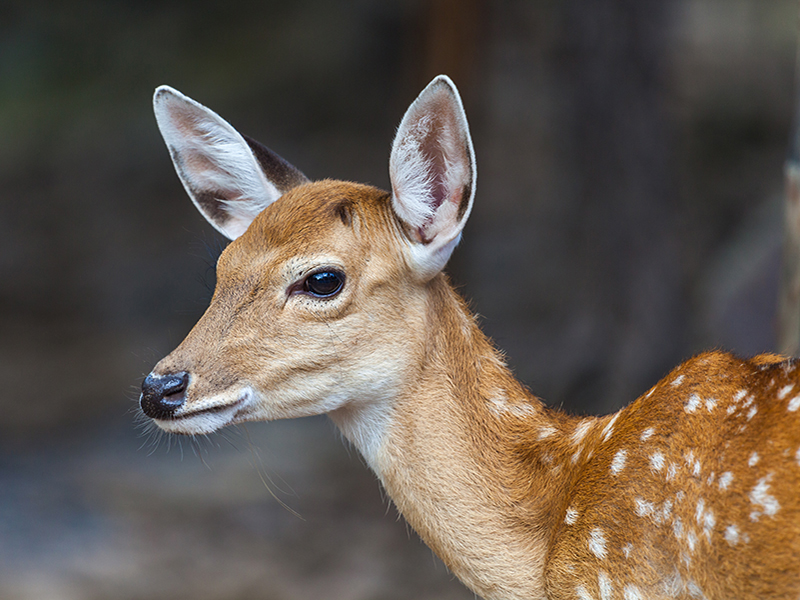
#> input picture Deer.jpg, 800 x 600 px, found by its file name
$ jupyter execute code.ipynb   (older library calls are emulated)
#> lines starting #> are read from the running program, lines starting #| are printed output that depends on the picture; long printed decimals are rounded
Install and import packages

[cell 1]
#%pip install opencv-python
#%pip install scikit-image
#%pip install matplotlib

import cv2
import matplotlib.pyplot as plt
import numpy as np
from skimage import io, color
from skimage.feature import graycomatrix, graycoprops, local_binary_pattern

## Task 1: SIFT vs ORB for Keypoint Detection
### Helper functions in the cell below

[cell 2]
# Function to load an image as grayscale.
def load_grayscale_img(image_path):
    # Read image as grayscale
#> called with image_path = 'Data/Deer.jpg'
    img = cv2.imread(image_path, cv2.IMREAD_GRAYSCALE)
#> img: shape (600, 800); min 0, max 255, mean 91.7

    # Ensure the image is loaded
    if img is None:
        print("Error: Unable to load image.")
        return
    else:
        return img

# Plot 1 image
def plot_one_image(img, title=""):
        plt.figure(figsize=(12, 6))
        plt.imshow(img, cmap='gray')
        plt.title(title)
        plt.axis('off')
        plt.show()

# Function to Plot to images side by side
def plot_two_images(img1, img2, title1 = "", title2 = ""):
    # Plot results
#> called with title1 = 'Original', title2 = 'Flipped'
    plt.figure(figsize=(12, 12))

    # Plot 1st image
    plt.subplot(1, 2, 1)
    plt.imshow(img1, cmap='gray')
    plt.title(title1)
    plt.axis('off')

    # Plot 2cnd Image
    plt.subplot(1, 2, 2)
    plt.imshow(img2, cmap='gray')
    plt.title(title2)
    plt.axis('off')

    # Show plot
    plt.show()
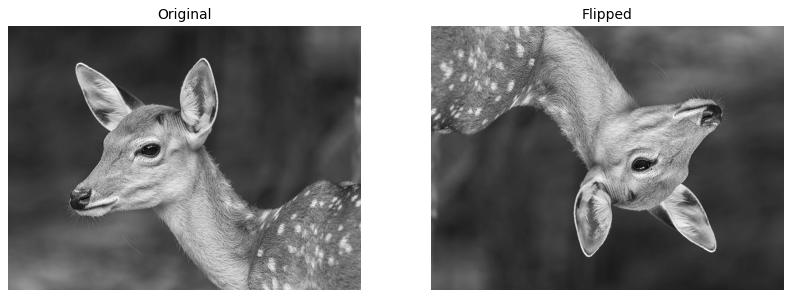
#> figure drawn by matplotlib, 2 panels


# Function to run SIFT and ORB functions to detect keypoints and extract descriptors
# Returns 3 arrays, each of size [1,1] containing:
#     [Orb Keypoints, Orb Descriptors]
#     [Sift Keypoints, Sift Descriptors]
#     [Time taken to create  [Orb Keypoints, Orb Descriptors], Time taken to create  [Sift Keypoints, Sift Descriptors] ]
def detect_and_draw_keypoints(img, keypoints = ''):
#> called with keypoints = ''
    if keypoints == '':
        # Initialize SIFT, ORB, using default number of keypoints
        sift = cv2.SIFT_create()
        orb = cv2.ORB_create()
    else:
        # Use passed number of keypoints
        sift = cv2.SIFT_create(keypoints)
        orb = cv2.ORB_create(keypoints)

    # Start timer for performace query
    sift_start_time = cv2.getTickCount()
    # Detect SIFT keypoints and compute descriptors
    sift_keypoints, sift_descriptors = sift.detectAndCompute(img, None)
#> sift_keypoints = 1703 keypoints; strongest (x, y, size): (300, 273, 2), (323, 283, 22.9), (445, 77, 3.4), (157, 89, 2.8)
    # Capture end time
    sift_end_time = cv2.getTickCount()
    # Calculate execution time
    sift_time_taken = (sift_end_time - sift_start_time) / cv2.getTickFrequency()

    # Start timer for performace query
    orb_start_time = cv2.getTickCount()
    # Detect Orb keypoints and compute descriptors
    orb_keypoints, orb_descriptors = orb.detectAndCompute(img, None)
#> orb_keypoints = 500 keypoints; strongest (x, y, size): (318, 278, 31), (156, 88, 31), (300, 272, 31), (157, 88, 44.6)
    # Capture end time
    orb_end_time = cv2.getTickCount()
    orb_time_taken = (orb_end_time - orb_start_time) / cv2.getTickFrequency()

    # Draw keypoints on the image
    img_sift = cv2.drawKeypoints(img, sift_keypoints, None, flags=cv2.DRAW_MATCHES_FLAGS_DRAW_RICH_KEYPOINTS)
    img_orb = cv2.drawKeypoints(img, orb_keypoints, None, flags=cv2.DRAW_MATCHES_FLAGS_DRAW_RICH_KEYPOINTS)

    # Plot the results
    plot_two_images(img_sift, img_orb, f'SIFT Keypoints: {len(sift_keypoints)}\n TIME Taken: {sift_time_taken}',  f'ORB Keypoints: {len(orb_keypoints)}\n TIME Taken:{orb_time_taken}')

    # Return ORB and SIFT keypoints and descriptors
    return [orb_keypoints, orb_descriptors], [sift_keypoints, sift_descriptors], [orb_time_taken, sift_time_taken]

### Feature Detection
Load and the deer image. Create a new image of the Deer flipped both horizontally and vertically.

[cell 3]
# Load images
deer1 = load_grayscale_img('Data/Deer.jpg')
# Flip Deer  both horizontally and vertically
deer2 = cv2.flip(deer1, -1)
# Show both images
plot_two_images(deer1, deer2, 'Original', 'Flipped')

#### Get the default number of ORB and SIFT outputs for both images

[cell 4]
# Get ORB and Sift descriptors and keypoints for both deer pictures
orb1, sift1, performance1 = detect_and_draw_keypoints(deer1)
#> orb1 = 2 items; sift1 = 2 items; performance1 = [0.0108, 0.295]
orb2, sift2, performance2 = detect_and_draw_keypoints(deer2)
#> call 2 of detect_and_draw_keypoints, with keypoints = ''
#> in detect_and_draw_keypoints (call 2), `sift_keypoints, sift_descriptors = sift.detectAndCompute(img, None)`: sift_keypoints = 1696 keypoints; strongest (x, y, size): (499, 326, 2), (476, 316, 23), (354, 522, 3.4), (643, 510, 2.8)
#> in detect_and_draw_keypoints (call 2), `orb_keypoints, orb_descriptors = orb.detectAndCompute(img, None)`: orb_keypoints = 500 keypoints; strongest (x, y, size): (481, 321, 31), (643, 511, 31), (499, 327, 31), (642, 511, 44.6)
#> in detect_and_draw_keypoints (call 2), `img_orb = cv2.drawKeypoints(img, orb_keypoints, None, flags=cv2.DRAW_M..`:
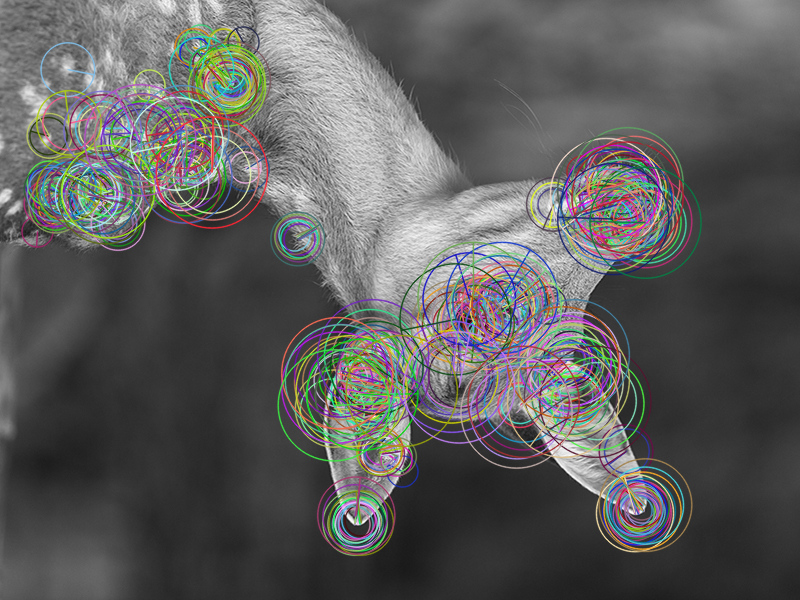
#> img_orb: shape (600, 800, 3); mean of channels 0, 1, 2 92.1, 92.9, 93.1; drawn as B, G, R
#> orb2 = 2 items; sift2 = 2 items; performance2 = [0.0111, 0.227]

print(performance1, performance2)
#| [0.01082, 0.2949] [0.01107, 0.2269]

SIFT Keypoints - Orginal Deer: 1703
SIFT Keypoints - Flipped Deer: 1696

ORB Keypoints - Orginal Deer: 500
ORB Keypoints - Flipped Deer: 500

#### Get a fixed number of keypoints

[cell 5]
# Get ORB and Sift descriptors and keypoints for both deer pictures
orb1, sift1, performance1 = detect_and_draw_keypoints(deer1, 50)
#> call 3 of detect_and_draw_keypoints, with keypoints = 50
#> in detect_and_draw_keypoints (call 3), `sift_keypoints, sift_descriptors = sift.detectAndCompute(img, None)`: sift_keypoints = 50 keypoints; strongest (x, y, size): (300, 273, 2), (323, 283, 22.9), (445, 77, 3.4), (157, 89, 2.8)
#> in detect_and_draw_keypoints (call 3), `orb_keypoints, orb_descriptors = orb.detectAndCompute(img, None)`: orb_keypoints = 50 keypoints; strongest (x, y, size): (318, 278, 31), (156, 88, 31), (300, 272, 31), (157, 88, 44.6)
#> in detect_and_draw_keypoints (call 3), `img_orb = cv2.drawKeypoints(img, orb_keypoints, None, flags=cv2.DRAW_M..`:
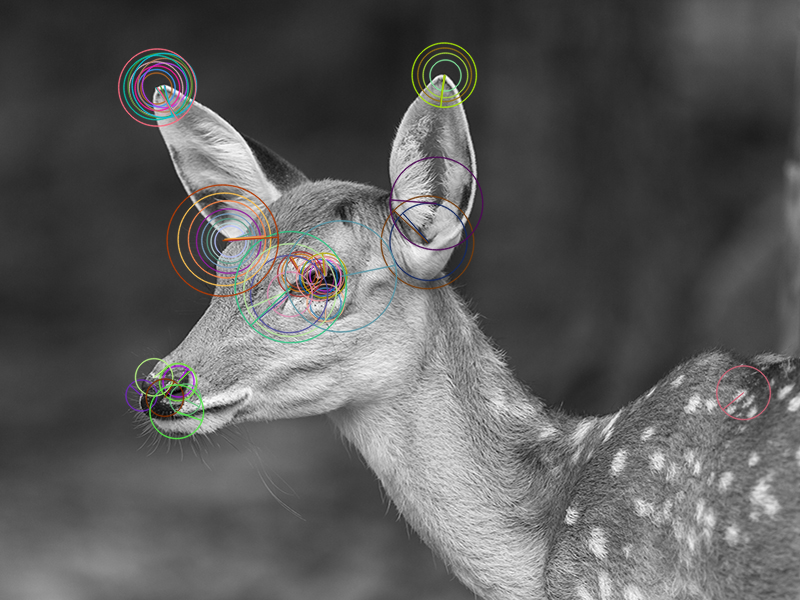
#> img_orb: shape (600, 800, 3); mean of channels 0, 1, 2 91.6, 92, 92.3; drawn as B, G, R
#> performance1 = [0.00935, 0.178]
orb2, sift2, performance2 = detect_and_draw_keypoints(deer2, 50)
#> call 4 of detect_and_draw_keypoints, with keypoints = 50
#> in detect_and_draw_keypoints (call 4), `sift_keypoints, sift_descriptors = sift.detectAndCompute(img, None)`: sift_keypoints = 51 keypoints; strongest (x, y, size): (499, 326, 2), (476, 316, 23), (354, 522, 3.4), (643, 510, 2.8)
#> in detect_and_draw_keypoints (call 4), `orb_keypoints, orb_descriptors = orb.detectAndCompute(img, None)`: orb_keypoints = 50 keypoints; strongest (x, y, size): (481, 321, 31), (643, 511, 31), (499, 327, 31), (642, 511, 44.6)
#> in detect_and_draw_keypoints (call 4), `img_orb = cv2.drawKeypoints(img, orb_keypoints, None, flags=cv2.DRAW_M..`:
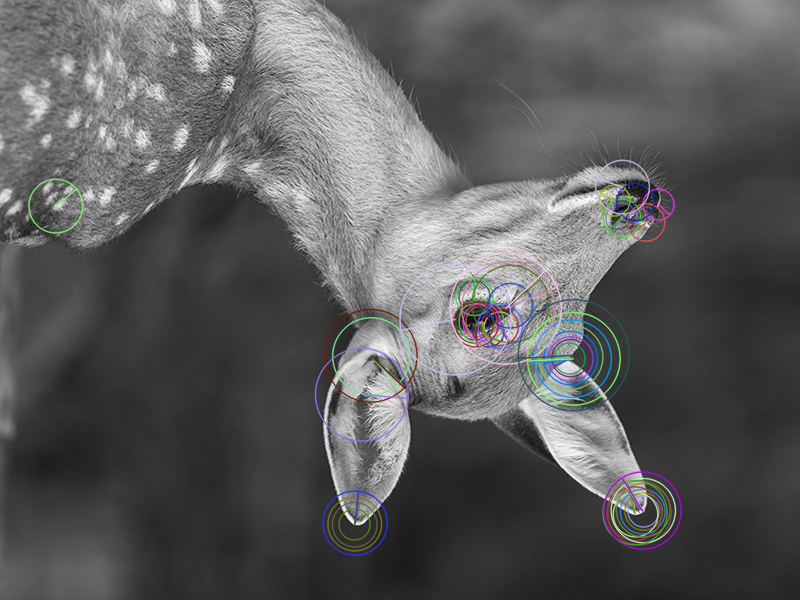
#> img_orb: shape (600, 800, 3); mean of channels 0, 1, 2 92.3, 92, 91.9; drawn as B, G, R
#> performance2 = [0.0145, 0.163]

### Brute Force Match

[cell 6]
def bf_match(img1, img2,orb1, orb2, sift1, sift2):
    # create BFMatcher object
    orb_bf = cv2.BFMatcher(cv2.NORM_HAMMING, crossCheck=True)
    sift_bf = cv2.BFMatcher(cv2.NORM_L1, crossCheck=True)
    # Match descriptors
    orb_descriptor_matches = orb_bf.match(orb1[1],orb2[1])
#> orb_descriptor_matches = 50 matches
    sift_descriptor_matches = sift_bf.match(sift1[1],sift2[1])
#> sift_descriptor_matches = 45 matches

    # Draw first matches
    orb_matches = cv2.drawMatches(img1, orb1[0], img2, orb2[0], orb_descriptor_matches[:-1], None, flags=cv2.DrawMatchesFlags_NOT_DRAW_SINGLE_POINTS)
    sift_matches = cv2.drawMatches(img1, sift1[0], img2, sift2[0], sift_descriptor_matches[:-1], None, flags=cv2.DrawMatchesFlags_NOT_DRAW_SINGLE_POINTS)
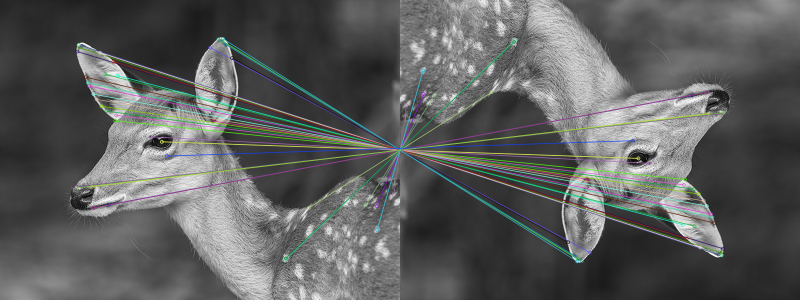
#> sift_matches: shape (600, 1600, 3) (shown at 1/2 size); mean of channels 0, 1, 2 93, 93.9, 92.6; drawn as B, G, R

    # Plot ORB match lines
    plt.figure(figsize=(12, 6))
    plt.subplot(1, 1, 1)
    plt.imshow(orb_matches)
    plt.title('Orb Matches')
    plt.axis('off')
    plt.show()

    # Plot SIFT match lines
    plt.figure(figsize=(12, 6))
    plt.subplot(1, 1, 1)
    plt.imshow(sift_matches)
    plt.title('SIFT matches')
    plt.axis('off')

    plt.show()


# Call the function
bf_match(deer1, deer2, orb1, orb2, sift1, sift2)

## Task 2: GLCM vs LBP for Texture Analysis
### Compute Local Binary Patterns

[cell 7]
# Load tiger image
image = load_grayscale_img('Data/Tiger-1.jpg')
#> call 2 of load_grayscale_img, with image_path = 'Data/Tiger-1.jpg'
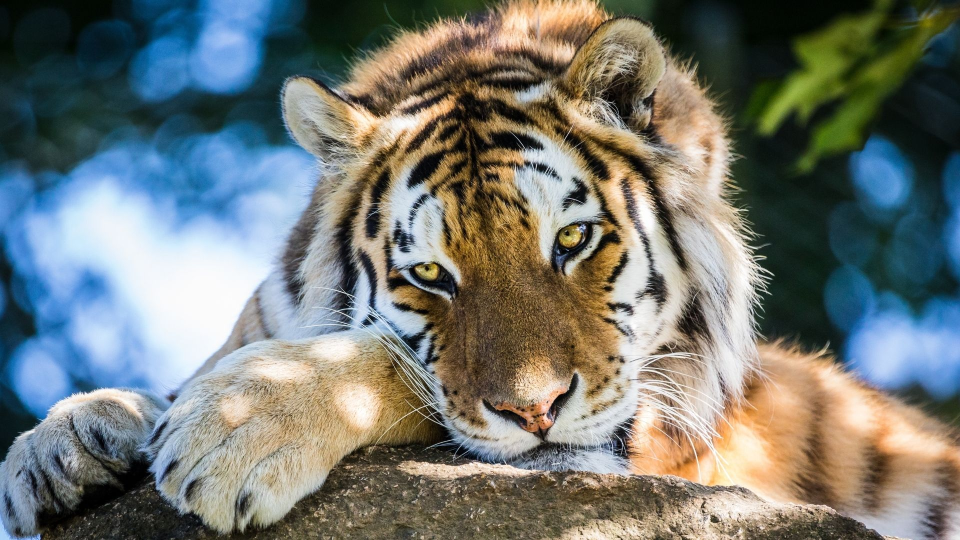
#> input picture Tiger-1.jpg, 1920 x 1080 px, found by its file name (shown at 1/2 size)
#> in load_grayscale_img (call 2), `img = cv2.imread(image_path, cv2.IMREAD_GRAYSCALE)`:
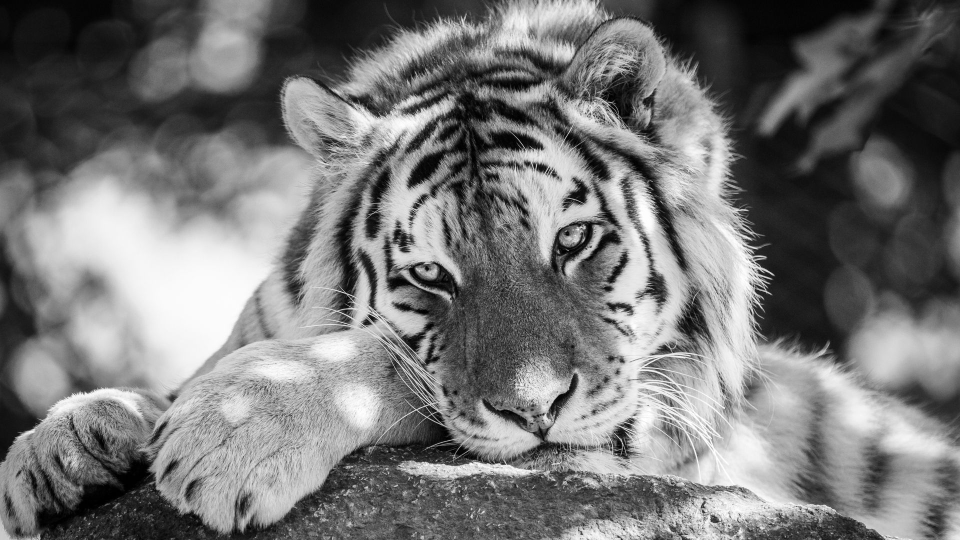
#> img: shape (1080, 1920) (shown at 1/2 size); min 0, max 255, mean 118.7
plot_one_image(image, "Tiger")

def draw_lbp_texture(image, p=24, r=3, meth = 'default'):
    # Start performance timer
#> called with p = 24, r = 3, meth = 'default'
    start_time = cv2.getTickCount()
    # Calculate local binary patterns, with p Points with radius of r
    lbp = local_binary_pattern(image, P = p, R = r, method = meth)
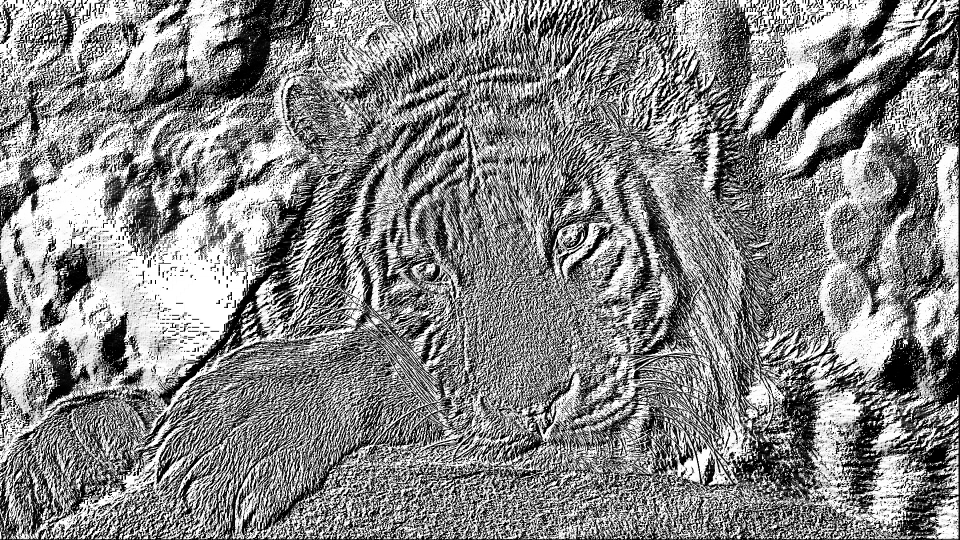
#> lbp: shape (1080, 1920) float64 (shown at 1/2 size); min 0, max 16777215, mean 8894076.9; drawn with min black and max white
    # End timer
    end_time = cv2.getTickCount()
    # Calculate execution time
    time_taken = (end_time - start_time) / cv2.getTickFrequency()

    # Plot
    plt.figure(figsize=(12, 6))
    plt.imshow(lbp, cmap='gray')
    plt.title("LBP Image")
    plt.axis('off')
    plt.show()

    print(f'Time take for LBP calculations: {time_taken} seconds')
draw_lbp_texture(image)

The LBP method shows the texture and shading(?) of the deer fur. we can see the fine hairs in the deers ears and whiskers under the chin, and  how the fur thickens down the body.
This method is also revealing more details about the background. The original image's background was blurred, but in the LBP texture image, we can see some vertical lines that I believe are trees.

### GLCM

[cell 8]
PATCH_SIZE=21

# select some patches from lighter areas of the image
# Rock Texture
texture1_location = [(1000, 800), (980,1000), [1000,250]]
texture1_patches = []
for loc in texture1_location:
    texture1_patches.append(
        image[loc[0] : loc[0] + PATCH_SIZE, loc[1] : loc[1] + PATCH_SIZE]
    )
#> after the loop, texture1_patches = 3 items

# Fur texture
texture2_location = [(300,800), (350,1000), (175,880)]
texture2_patches = []
for loc in texture2_location:
    texture2_patches.append(
        image[loc[0] : loc[0] + PATCH_SIZE, loc[1] : loc[1] + PATCH_SIZE]
    )
#> after the loop, texture2_patches = 3 items

# compute some GLCM properties each patch
xs = []
ys = []
for patch in texture1_patches + texture2_patches:
    glcm = graycomatrix(
        patch, distances=[5], angles=[0], levels=256, symmetric=True, normed=True
    )
    xs.append(graycoprops(glcm, 'dissimilarity')[0, 0])
    ys.append(graycoprops(glcm, 'correlation')[0, 0])
#> this loop made 6 passes
#> after the loop, xs = [22.35, 20.73, 13.45, 31.99, 26.82, 37.83]; ys = [0.368, 0.345, 0.0773, 0.466, 0.103, 0.0405]

# create the figure
fig = plt.figure(figsize=(8, 8))

# display original image with locations of patches
ax = fig.add_subplot(1, 1, 1)
ax.imshow(image, cmap=plt.cm.gray, vmin=0, vmax=255)
for y, x in texture1_location:
    ax.plot(x + PATCH_SIZE / 2, y + PATCH_SIZE / 2, 'rs')
for y, x in texture2_location:
    ax.plot(x + PATCH_SIZE / 2, y + PATCH_SIZE / 2, 'bs')
ax.set_xlabel('Texture Patches')
ax.set_xticks([])
ax.set_yticks([])
ax.axis('image')

plt.show()
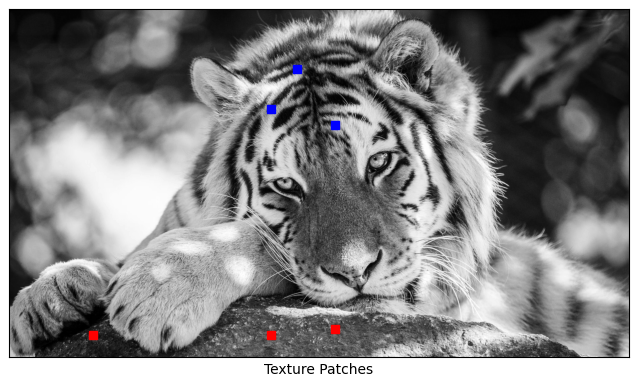
#> figure drawn by matplotlib, 1 panel

[cell 9]
# create the figure
fig = plt.figure(figsize=(6,6))
# for each patch, plot (dissimilarity, correlation)
ax = fig.add_subplot(1,1,1)
ax.plot(xs[: len(texture1_patches)], ys[: len(texture1_patches)], 'ro', label='Rock Texture')
ax.plot(xs[len(texture1_patches) :], ys[len(texture1_patches) :], 'bo', label='Tiger Texture')
ax.set_xlabel('GLCM Dissimilarity')
ax.set_ylabel('GLCM Correlation')
ax.legend(loc='upper left')
plt.title('LCM Correlation & Dissimilarity')
plt.show()
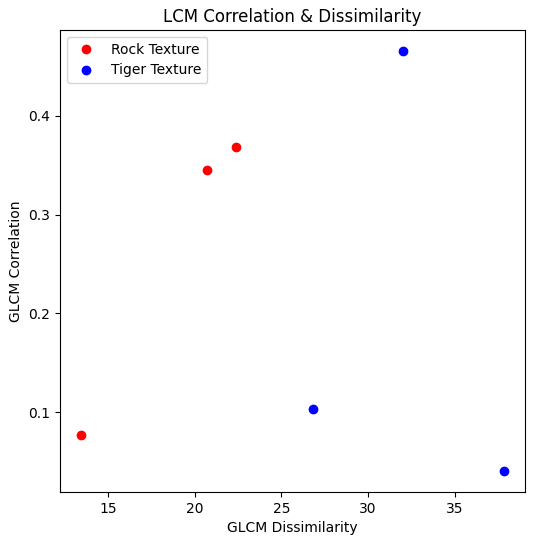
#> figure drawn by matplotlib, 1 panel
